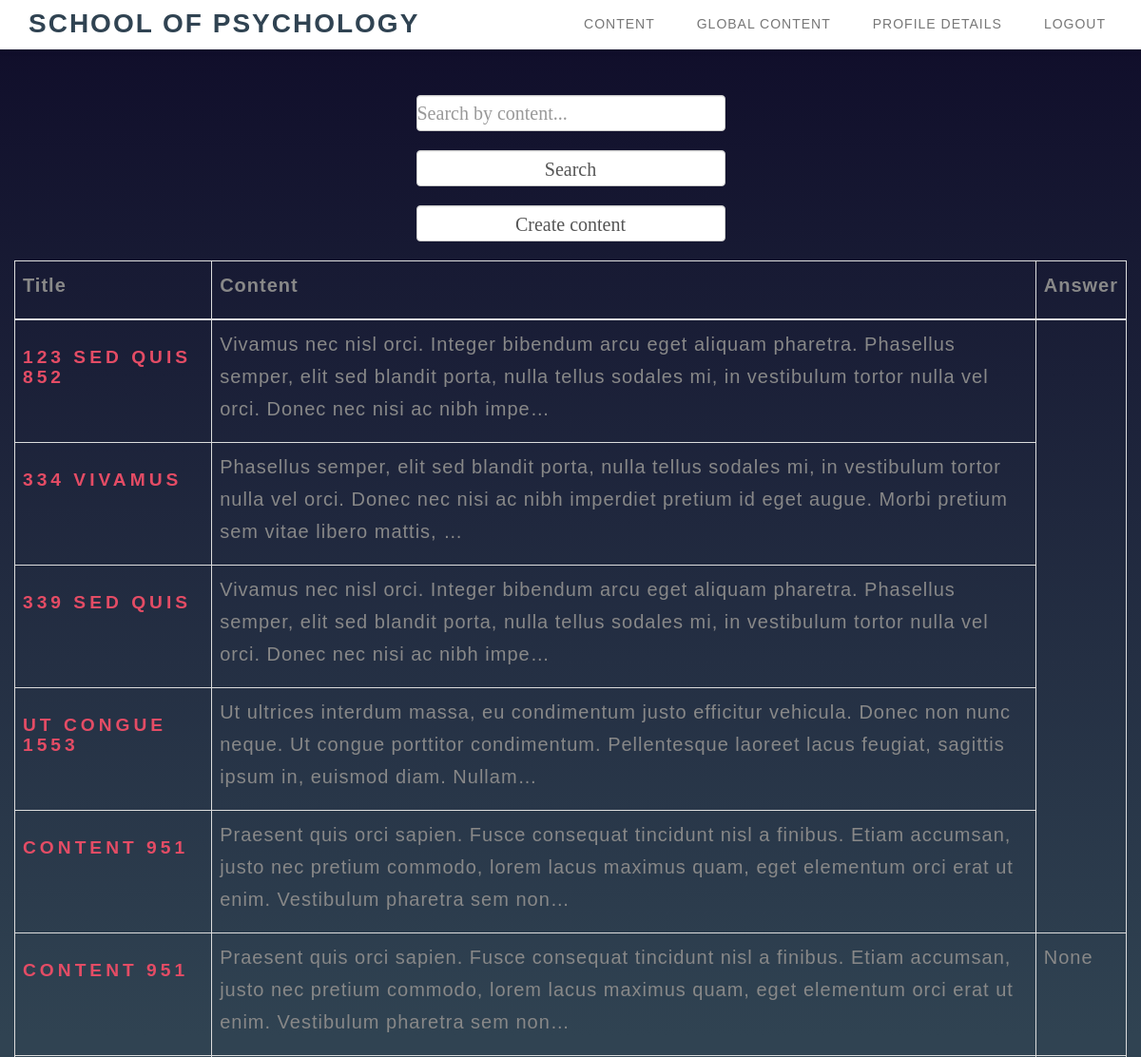
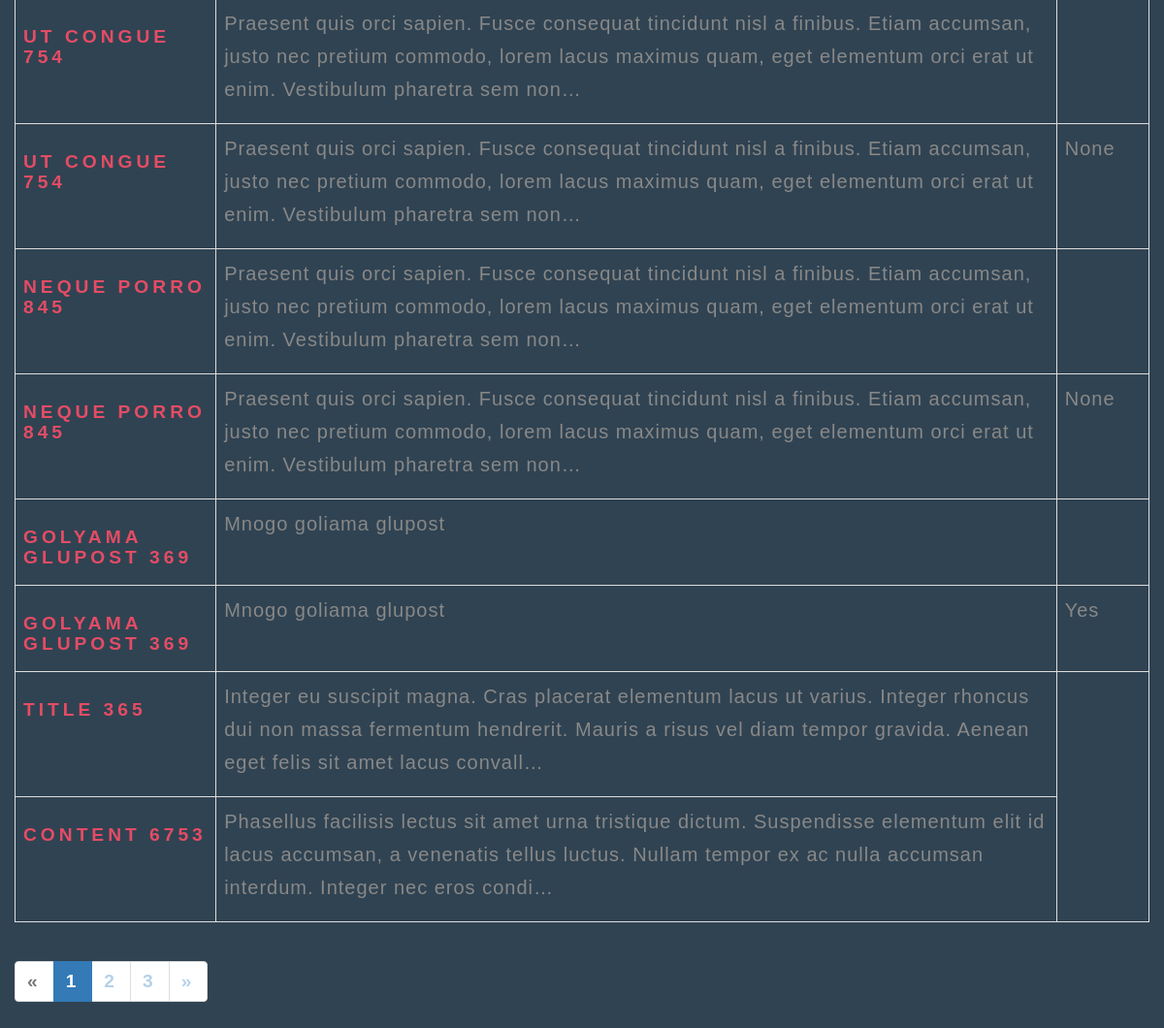
Screenshot of /content/read_content/4/ (signed in) with the database file from the repository (2 pictures, top to bottom).
### sova_school/content/models.py (models this page shows, shortened)
class Content(models.Model):
    class Meta:
        ordering = ['-updated_at']
    title = models.CharField(
        max_length=100,
        blank=True,
        null=True,
    )
    text = models.TextField(
        blank=True,
        null=True,
    )
    created_at = models.DateTimeField(auto_now_add=True)
    updated_at = models.DateTimeField(default=datetime.now, blank=True)
    user = models.ForeignKey(
        UserModel,
        on_delete=models.DO_NOTHING,
    )
    slug = models.SlugField(
        unique=True,
        blank=True,
        null=True,
    )
    user_choices = models.CharField(
        max_length=20,
        choices=Choices.UserChoices.choices,
        blank=True,
        null=True,
    )

### sova_school/content/views.py (the view)
# urls.py: path('read_content/<int:pk>/', ReadContentView.as_view(), name='read-content'),
class ReadContentView(auth_mixins.LoginRequiredMixin, UserRequiredMixin, views.ListView):
    model = Content
    template_name = 'content/read_content.html'
    success_url = reverse_lazy('read-content')
    paginate_by = 10
    context_object_name = 'content'
    def get_queryset(self):
        queryset = super().get_queryset()
        search = self.request.GET.get('search', '')
        queryset = queryset.filter(text__icontains=search)
        return queryset
    def get_context_data(self, *args, **kwargs):
        context = super().get_context_data(*args, **kwargs)
        context['search'] = self.request.GET.get('search', '')
        return context

### sova_school/content/mixins/user_permition_mixin.py (called while the page is built)
    def dispatch(self, request, *args, **kwargs):
        user_groups = set(request.user.groups.values_list('name', flat=True))
        if user_groups.intersection(set(self.allowed_groups)) and not request.user.is_superuser and \
                not request.user.is_staff:
            raise Http404()
        return super().dispatch(request, *args, **kwargs)

### templates/content/read_content.html (shortened to what this page needs)
{% extends 'content/content_navbar.html' %}
{% load custom_filters %}
{% block navbar_content %}
    <div class="container">
        <div class="row">
            <div class="col-12">
                <br><br><br><br>
                <table class="table table-bordered" style="list-style-type:upper-roman" aria-sort="descending">
                    <thead>
                    <tr>
                        <th><p>Title</p></th>
                        <th><p>Content</p></th>
                        <th><p>Answer</p></th>
                    </tr>
                    </thead>
                    <tbody>
                    <form action="{% url 'read-content' request.user.pk %}" method="get">
                        <input type="text" class="form-control" name="search" placeholder="Search by content..."
                               value="{{ request.GET.text }}">
                        <input type="submit" class="form-control" value="Search">
                    </form>
                    {% if user.is_staff %}
                        <form action="{% url 'create-content' request.user.pk %}" method="get">
                            <input type="submit" class="form-control" value="Create content"></form>
                    {% elif user.is_superuser %}
                        <form action="{% url 'create-content' request.user.pk %}" method="get">
                            <input type="submit" class="form-control" value="Create content"></form>
                    {% endif %}
                    {% for content in object_list %}
                        {% if user.is_authenticated %}
                            <tr>
                            <td>
                                <h2>
                                    <a href="{% url 'detail-content' content.pk %}">
                                        {{ content.title|truncatechars:20 }}
                                    </a>
                                </h2>
                            </td>
                            <td>
                                <p>
                                    {{ content.text|truncatechars:200 }}
                                </p>
                            </td>
                        {% endif %}
                    {% if user.pk == content.user.pk %}
                        <tr>
                            <td>
                                <h2>
                                    <a href="{% url 'detail-content' content.pk %}">
                                        {{ content.title|truncatechars:20 }}
                                    </a>
                                </h2>
                            </td>
                            <td>
                                <p>
                                    {{ content.text|truncatechars:200 }}
                                </p>
                            </td>
                            <td>
                                <p>
                                    {{ content.user_choices }}
                                </p>
                            </td>
                        </tr>
                    {% endif %}
                    {% endfor %}
                    </tbody>
                </table>
                {% if is_paginated %}
                    <h2>
                        <ul class="pagination">
                            {% if page_obj.has_previous %}
                                <li><a href="?page={{ page_obj.previous_page_number }}">&laquo;</a></li>
                            {% else %}
                                <li class="disabled"><span>&laquo;</span></li>
                            {% endif %}
                            {% for i in paginator.page_range %}
                                {% if page_obj.number == i %}
                                    <li class="active"><span>{{ i }} <span class="sr-only">(current)</span></span></li>
                                {% else %}
                                    <li><a href="?page={{ i }}">{{ i }}</a></li>
                                {% endif %}
                            {% endfor %}
                            {% if page_obj.has_next %}
                                <li><a href="?page={{ page_obj.next_page_number }}">&raquo;</a></li>
                            {% else %}
                                <li class="disabled"><span>&raquo;</span></li>
                            {% endif %}
                        </ul>
                    </h2>
                {% endif %}
            </div>
        </div>
    </div>
{% endblock %}

### static/css/style.css (style rules this page uses)
html,body { width: 100%; overflow-x: hidden; }
html { font-size: 100%; }
h1,h2,h3,h4 { font-weight: 300; }
h2 { color: #e44c65; font-size: 1.2rem; font-weight: bold; letter-spacing: 4px; text-transform: uppercase; }
p { color: #888; font-size: 20px; letter-spacing: 1px; line-height: 34px; }
a { color: #e44c65; -webkit-transition: 0.5s; -o-transition: 0.5s; transition: 0.5s; text-decoration: none !important; }
* { -webkit-box-sizing: border-box; -moz-box-sizing: border-box; box-sizing: border-box; }
*:before, *:after { -webkit-box-sizing: border-box; -moz-box-sizing: border-box; box-sizing: border-box; }

### static/css/login.css (style rules this page uses)
input { width: 60%; height: 20px; background: #e0dede; justify-content: center; display: flex; margin: 20px auto; padding: 10px; border: none; outline: none; border-radius: 5px; }

### static/css/signup.css (style rules this page uses)
input { width: 60%; height: 20px; background: #e0dede; justify-content: center; display: flex; margin: 20px auto; padding: 10px; border: none; outline: none; border-radius: 5px; }

### static/css/profile_edit.css (style rules this page uses)
input { width: 100%; height: 20px; background: #e0dede; justify-content: center; display: flex; margin: 20px auto; padding: 10px; border: none; outline: none; border-radius: 5px; }

### static/css/change_password.css (style rules this page uses)
input { width: 90%; height: 30px; background: #e0dede; justify-content: center; display: flex; margin: 20px auto; padding: 16px; border: none; outline: none; border-radius: 5px; }

### rows the page displays
Content: title "123 SED QUIS 852", text "Vivamus nec nisl orci. Integer bibendum arcu eget aliquam pharetra. Phasellus semper, elit sed blandit porta, nulla tellus sodales mi, in vestibulum tortor nulla vel orci. Donec nec nisi ac nibh impe…"
Content: title "334 VIVAMUS", text "Phasellus semper, elit sed blandit porta, nulla tellus sodales mi, in vestibulum tortor nulla vel orci. Donec nec nisi ac nibh imperdiet pretium id eget augue. Morbi pretium sem vitae libero mattis, …"
Content: title "339 SED QUIS", text "Vivamus nec nisl orci. Integer bibendum arcu eget aliquam pharetra. Phasellus semper, elit sed blandit porta, nulla tellus sodales mi, in vestibulum tortor nulla vel orci. Donec nec nisi ac nibh impe…"
Content: title "UT CONGUE 1553", text "Ut ultrices interdum massa, eu condimentum justo efficitur vehicula. Donec non nunc neque. Ut congue porttitor condimentum. Pellentesque laoreet lacus feugiat, sagittis ipsum in, euismod diam. Nullam…"
Content: title "CONTENT 951", text "Praesent quis orci sapien. Fusce consequat tincidunt nisl a finibus. Etiam accumsan, justo nec pretium commodo, lorem lacus maximus quam, eget elementum orci erat ut enim. Vestibulum pharetra sem non…", user_choices "None"
Content: title "UT CONGUE 754", text "Praesent quis orci sapien. Fusce consequat tincidunt nisl a finibus. Etiam accumsan, justo nec pretium commodo, lorem lacus maximus quam, eget elementum orci erat ut enim. Vestibulum pharetra sem non…", user_choices "None"
Content: title "NEQUE PORRO 845", text "Praesent quis orci sapien. Fusce consequat tincidunt nisl a finibus. Etiam accumsan, justo nec pretium commodo, lorem lacus maximus quam, eget elementum orci erat ut enim. Vestibulum pharetra sem non…", user_choices "None"
Content: title "GOLYAMA GLUPOST 369", text "Mnogo goliama glupost", user_choices "Yes"
Content: title "TITLE 365", text "Integer eu suscipit magna. Cras placerat elementum lacus ut varius. Integer rhoncus dui non massa fermentum hendrerit. Mauris a risus vel diam tempor gravida. Aenean eget felis sit amet lacus convall…"
Content: title "CONTENT 6753", text "Phasellus facilisis lectus sit amet urna tristique dictum. Suspendisse elementum elit id lacus accumsan, a venenatis tellus luctus. Nullam tempor ex ac nulla accumsan interdum. Integer nec eros condi…"

### other values shown
{{ i }} "1"
{{ i }} "2" "3"
